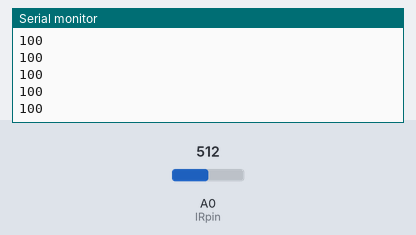
Bench run of a sketch on a simulated Arduino Uno, built with avr-gcc and run on an emulated ATmega328P. Parts: the last lines printed to the serial monitor. The test bench sets the inputs (shaded band); at power-on: A0 (IRpin) = 512.

Above: at 1.2 s.
1.3 s: A0 (IRpin) set to 716
At 2.0 s:
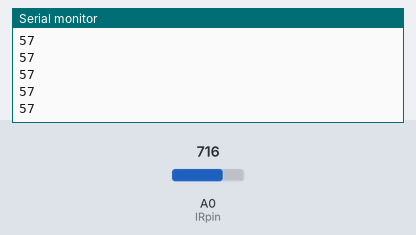
2.8 s: A0 (IRpin) set to 900
At 3.5 s:
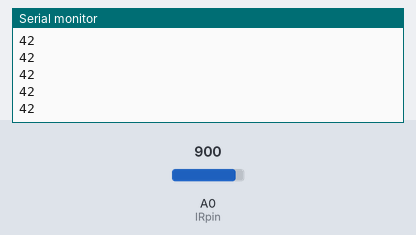
Timing chart, 0 to 5.8 s (numbered marks = the images above; inputs shaded):
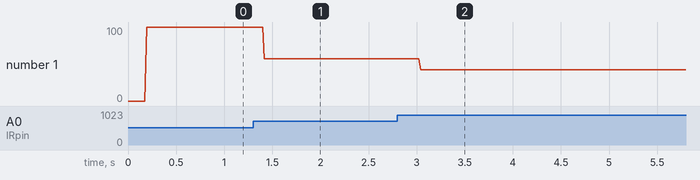

Measured:
- after the input at 1.3 s, the serial monitor: prints a new line after 0.12 s (image 1)
- after the input at 2.8 s, the serial monitor: prints a new line after 0.24 s (image 2)
- plotted number 1: 100 → 57 after the input at 1.3 s, 57 → 42 after the input at 2.8 s

The sketch:

infrared.ino
```cpp
//
// SHARP IR sensor test distance calculation (cm)
//
// http://robocraft.ru
//

int getPopularElement(float* a, int length, int delta)
{
  int count = 1, tempCount;
  float popular = a[0];
  float temp = 0;
  for (int i = 0; i < (length - 1); i++)
  {
    temp = a[i];
    tempCount = 0;
    for (int j = 1; j < length; j++)
    {
      if (abs(temp - a[j]) < delta)
        tempCount++;
    }
    if (tempCount > count)
    {
      popular = temp;
      count = tempCount;
    }
  }
  return (int)popular;
}

int IRpin = A0;
const int arrOfData_size=20;
const int delta=10;
float arrOfData[arrOfData_size];// analog pin for reading the IR sensor
int arrOfData_current = 0;
int prev = 0;
void push(float elem) {
  if(arrOfData_current >= arrOfData_size - 1) {
    return;
  }
  arrOfData[arrOfData_current++] = elem;
}

// linear coefficients to calculate the distance
#define SHARP_GP2Y0A710K0F_K 137.5
#define SHARP_GP2Y0A710K0F_B 1.125

float get_distance_from_volts(float volts)
{
  return SHARP_GP2Y0A710K0F_K/(volts - SHARP_GP2Y0A710K0F_B);
}

float distanceFilter(float value)
{
  push(value);
  if(arrOfData_current == arrOfData_size - 1 ){
      prev = getPopularElement(arrOfData, arrOfData_size, delta);
      arrOfData_current = 0;
   }

   return prev;
}

void setup() {

  Serial.begin(9600);                             // start the serial port
}

void loop() {

  // 5v/1024 = 0.0048828125

  float volts = analogRead(IRpin)*0.0048828125;   // value from sensor * (5/1024) - if running 3.3.volts then change 5 to 3.3
  float dist_cm = get_distance_from_volts(volts);
  int filtered = distanceFilter(dist_cm);
  Serial.println(filtered);                       // print the distance
  delay(10);                                     // arbitary wait time.
}
```
